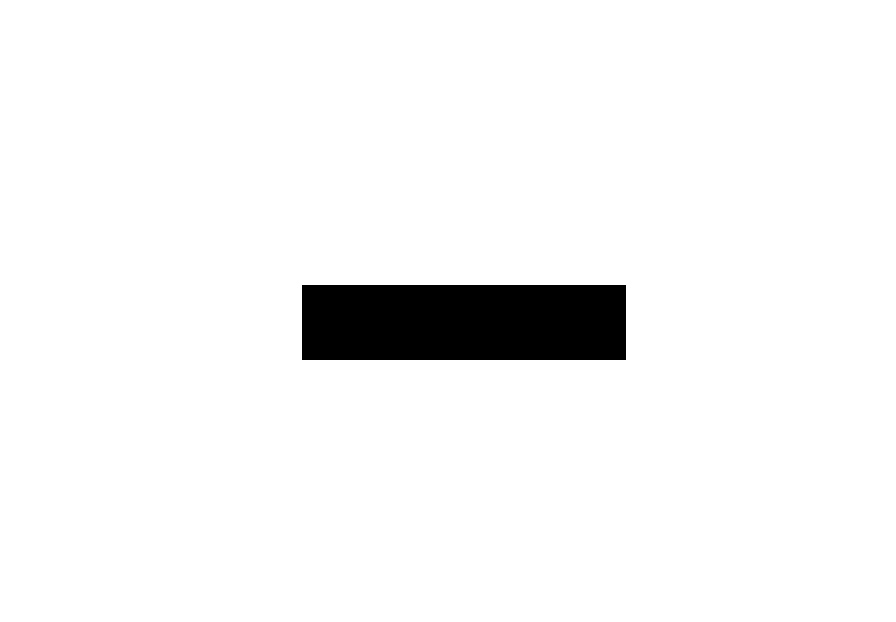
#> input picture sample_images/base-long.jpg, 896 x 622 px
$ python test-contour.py
#> lines starting #> are read from the running program, lines starting #| are printed output that depends on the picture; after the words box and inside, x2 and y2 are one past the last pixel; in counts of white or black regions, pixels touching at a corner belong together
import numpy as np
import cv2
import imutils

im = cv2.imread('sample_images/base-long.jpg')
#> im is the input picture: shape (622, 896, 3); min 0, max 255, mean 243.9
im = cv2.cvtColor(im, cv2.COLOR_BGR2GRAY)  # chuyển ảnh xám thành ảnh grayscale
#> im: shape (622, 896)

ret, thresh = cv2.threshold(im, 127, 255, 0)
#> thresh: shape (622, 896); 95.6% white; 1 black region
contours, hierarchy = cv2.findContours(thresh, 2, 1)
#> contours = 2 contours; box (x1, y1, x2, y2) and area: (0, 0, 896, 622) 555795, (301, 284, 627, 361) 24698

for (index, contour) in enumerate(contours):
	(x, y, w, h) = cv2.boundingRect(contour)
	cv2.rectangle(im, (x, y), (x + w, y + h), (0, 255, 0), 1)
#> this loop made 2 passes
#> (x, y, w, h) on passes 1 to 2: (0, 0, 896, 622), (301, 284, 326, 77)
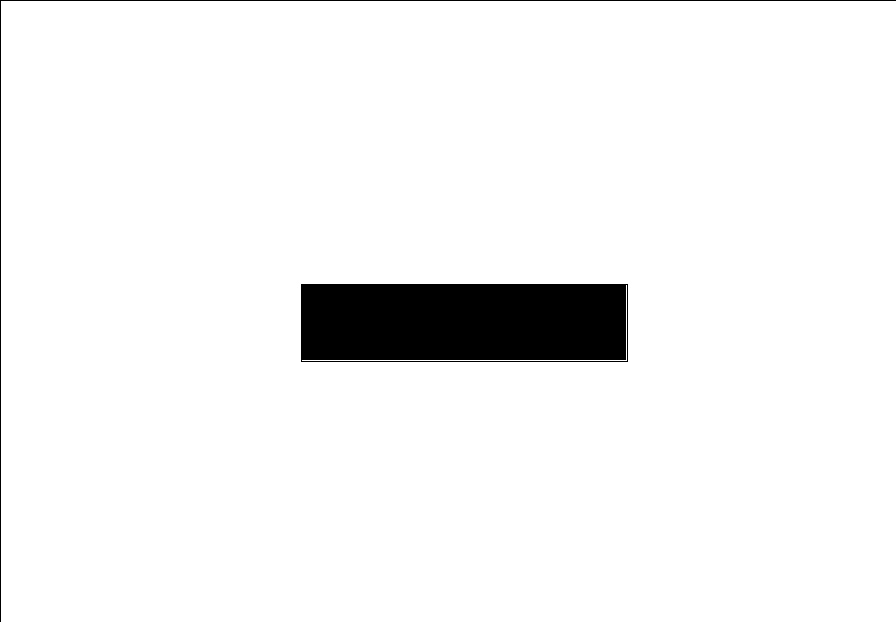
#> im: shape (622, 896); min 0, max 255, mean 242.8

cv2.imshow("final", im)
cv2.waitKey(0)
cv2.destroyAllWindows()
